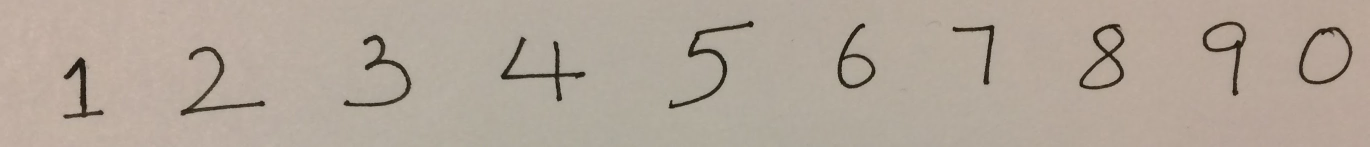
#> input picture images/image1.JPG, 2739 x 294 px, found by its file name (shown at 1/2 size); its folder holds only this picture in this run
$ python ec.py   (older library calls are emulated)
#> lines starting #> are read from the running program, lines starting #| are printed output that depends on the picture; after the words box and inside, x2 and y2 are one past the last pixel; in counts of white or black regions, pixels touching at a corner belong together
### python/init_convnet.py
import numpy as np

def init_convnet(layers):
    h = layers[0]['height']
    w = layers[0]['width']
    c = layers[0]['channel']

    params = [None] * (len(layers) - 1)

    for i in range(1, len(layers)):
        layer_type = layers[i]['type']

        if layer_type == 'CONV':
            scale = np.sqrt(3 / (h * w * c))
            params[i-1] = {
                'w': 2 * scale * np.random.rand(layers[i]['k']*layers[i]['k']*c//layers[i]['group'], layers[i]['num']) - scale,
                'b': np.zeros((1, layers[i]['num']))
            }
            h = (h + 2*layers[i]['pad'] - layers[i]['k']) // layers[i]['stride'] + 1
            w = (w + 2*layers[i]['pad'] - layers[i]['k']) // layers[i]['stride'] + 1
            c = layers[i]['num']

        elif layer_type == 'POOLING':
            h = (h - layers[i]['k']) // layers[i]['stride'] + 1
            w = (w - layers[i]['k']) // layers[i]['stride'] + 1
            params[i-1] = {'w': np.zeros((0,0)), 'b': np.zeros((0,0))}

        elif layer_type == 'IP':
            scale = np.sqrt(3 / (h * w * c))
            if layers[i]['init_type'] == 'gaussian':
                params[i-1] = {
                    'w': scale * np.random.randn(h*w*c, layers[i]['num']),
                    'b': np.zeros((1, layers[i]['num']))
                }
            elif layers[i]['init_type'] == 'uniform':
                params[i-1] = {
                    'w': 2 * scale * np.random.rand(h*w*c, layers[i]['num']) - scale,
                    'b': np.zeros((1, layers[i]['num']))
                }
            h, w, c = 1, 1, layers[i]['num']

        elif layer_type in ['RELU', 'ELU']:
            params[i-1] = {'w': np.zeros((0,0)), 'b': np.zeros((0,0))}

        elif layer_type == 'LOSS':
            scale = np.sqrt(3 / (h * w * c))
            params[i-1] = {
                'w': (2 * scale * np.random.rand(h*w*c, layers[i]['num'] - 1) - scale).T,
                'b': np.zeros((1, layers[i]['num'] - 1)).T
            }
            h, w, c = 1, 1, layers[i]['num']

    return params

### python/utils.py
import numpy as np
import copy

# [128 lines left out: functions col2im_conv, im2col_conv, im2col_conv_batch, sgd_momentum, get_lr, not called in this run]

def get_lenet(batch_size=100):
    layers = []

    # Layer 1: DATA
    layers.append({
        'type': 'DATA',
        'height': 28,
        'width': 28,
        'channel': 1,
        'batch_size': batch_size
    })

    # Layer 2: CONV
    layers.append({
        'type': 'CONV',
        'num': 20,
        'k': 5,
        'stride': 1,
        'pad': 0,
        'group': 1
    })

    # Layer 3: RELU
    layers.append({
        'type': 'RELU'
    })

    # Layer 4: POOLING
    layers.append({
        'type': 'POOLING',
        'k': 2,
        'stride': 2,
        'pad': 0
    })

    # Layer 5: CONV
    layers.append({
        'type': 'CONV',
        'k': 5,
        'stride': 1,
        'pad': 0,
        'group': 1,
        'num': 50
    })

    # Layer 6: RELU
    layers.append({
        'type': 'RELU'
    })

    # Layer 7: POOLING
    layers.append({
        'type': 'POOLING',
        'k': 2,
        'stride': 2,
        'pad': 0
    })

    # Layer 8: IP
    layers.append({
        'type': 'IP',
        'num': 500,
        'init_type': 'uniform'
    })

    # Layer 9: RELU
    layers.append({
        'type': 'RELU'
    })

    # Layer 10: LOSS
    layers.append({
        'type': 'LOSS',
        'num': 10
    })

    return layers

### python/ec.py
import numpy as np
from utils import get_lenet
from scipy.io import loadmat
from conv_net import convnet_forward
from init_convnet import init_convnet
import cv2
import matplotlib.pyplot as plt

image1correct = [5, 9, 6, 8, 7, 0, 3, 4, 2, 1]
image2correct = [9, 6, 7, 3, 8, 0, 5, 4, 2, 1]
image3correct= [2, 0, 6, 6, 6]
image4correct = [2, 1, 0, 4, 1, 4, 5, 7, 9, 9, 6, 0, 0, 1, 5, 3, 9, 4, 9, 7, 6, 6, 0, 1, 5, 4, 4, 0, 9, 7, 1, 3, 4, 2, 1, 2, 1, 3, 7, 7, 2, 1, 2, 3, 1, 5, 4, 7, 4, 4]

total = 0
totalI = 0
for i in range(4):
    thresh= 127
    if (i+1) != 3:
        img = cv2.imread('../images/image%d.jpg' % (i+1))
#> img is the input picture: shape (294, 2739, 3); mean B, G, R 154, 166.4, 178.5
    else:
        img = cv2.imread('../images/image%d.png' % (i+1))
    if i+1 == 3:
        thresh = 0
    imggr = cv2.cvtColor(img, cv2.COLOR_BGR2GRAY)
    ret2, img4cnn = cv2.threshold(imggr, 127, 255, cv2.THRESH_BINARY_INV)
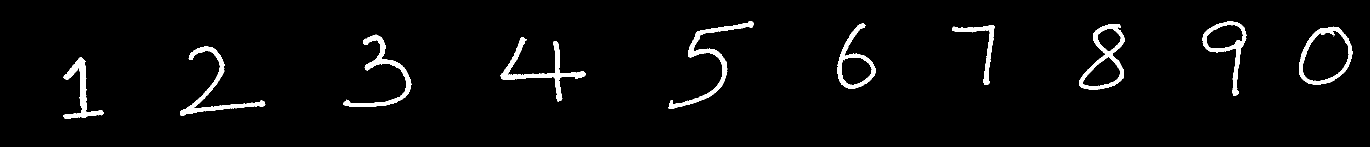
#> img4cnn: shape (294, 2739) (shown at 1/2 size); 3.4% white; 11 white regions (1 under 20 px), largest, box (x1, y1, x2, y2) and area: (1337, 42, 1508, 218) 3417, (1001, 74, 1172, 204) 3252, (361, 93, 531, 231) 3078
    ret, imgth = cv2.threshold(imggr, 127, 255, cv2.THRESH_BINARY_INV | cv2.THRESH_OTSU)
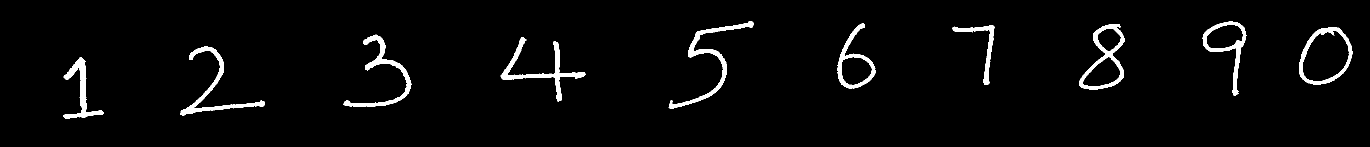
#> imgth: shape (294, 2739) (shown at 1/2 size); 3.2% white; 10 white regions, largest, box (x1, y1, x2, y2) and area: (1337, 42, 1508, 217) 3214, (1001, 74, 1171, 203) 3040, (361, 93, 530, 231) 2926
#> ret = 111
    kernel = np.ones((3, 3), np.uint8)

    if i+1 == 4:
        imgth = cv2.dilate(imgth, kernel, iterations=1)

    if i+1 == 3:
        imgth = cv2.erode(imgth, kernel, iterations=1)
    output = cv2.connectedComponentsWithStats(imgth, 4, cv2.CV_32S)
    (numLabels, labels, stats, centroids) = output
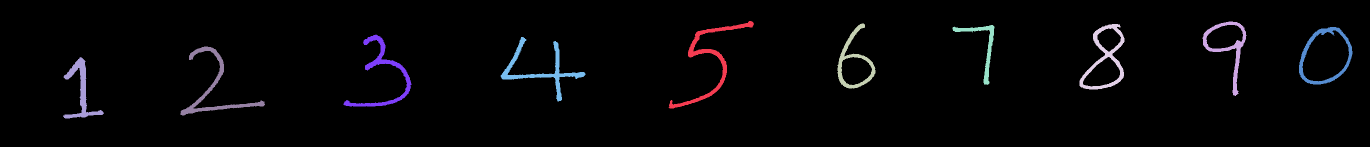
#> labels: shape (294, 2739) int32 (shown at 1/2 size); 11 distinct labels, from 0 to 10; one colour per label, 0 black
#> numLabels = 11; stats = [[0, 0, 2739, 294, 779426], [1337, 42, 171, 175, 3214], [2405, 43, 88, 149, 2388], [1675, 47, 76, 130, 2188], [2159, 48, 90, 131, 2863], [1905, 50, 84, 120, 1580], [2598, 54, 107, 115, 2402], [687, 69, 136, 144, 2901], [1001, 74, 170, 129, 3040], [361, 93, 169, 138, 2926], [126, 114, 82, 123, 2338]]; centroids = [[1366.8, 147], [1419.4, 119.5], [2456.8, 97.62], [1707.3, 122.3], [2210.6, 115.2], [1964.6, 91.64], [2648.8, 110], [765.1, 147.4], [1081.5, 138.8], [427.5, 175.2], [161.6, 179]]
    newImage = img.copy()

    all_preds = []

    for x in range(1, numLabels):
        left = stats[x, cv2.CC_STAT_LEFT]
        top = stats[x, cv2.CC_STAT_TOP]
        w = stats[x, cv2.CC_STAT_WIDTH]
        h = stats[x, cv2.CC_STAT_HEIGHT]
        cv2.rectangle(newImage, (left, top), (left + w, top + h), (0, 0, 255), 5)
#> this loop made 10 passes
#> (left, top, w, h) on passes 1 to 10: (1337, 42, 171, 175), (2405, 43, 88, 149), (1675, 47, 76, 130), (2159, 48, 90, 131), (1905, 50, 84, 120), (2598, 54, 107, 115), (687, 69, 136, 144), (1001, 74, 170, 129), (361, 93, 169, 138), (126, 114, 82, 123)
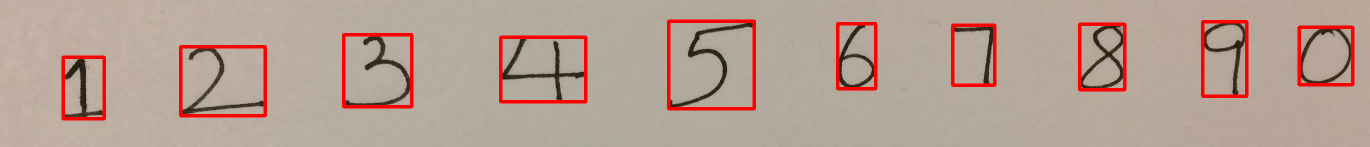
#> newImage: shape (294, 2739, 3) (shown at 1/2 size); 4.37% of pixels changed, all inside (x1, y1, x2, y2) = (123, 39, 2709, 241)


    plt.imshow(cv2.cvtColor(newImage, cv2.COLOR_BGR2RGB))
    plt.title(f'Image {i+1} Bounding Boxes')

    if i+1 == 1:
        imageValid = image1correct
    elif i + 1 == 2:
        imageValid = image2correct
    elif i + 1 == 3:
        imageValid = image3correct
    elif i + 1 == 4:
        imageValid = image4correct

    input_data = np.zeros((28*28, numLabels-1))
    totalI += numLabels - 1
#> totalI = 10
    network_layer = get_lenet(numLabels-1)
#> network_layer = 10 items
    network_param = init_convnet(network_layer)
#> in init_convnet, `h = layers[0]['height']`: h = 28
#> in init_convnet, `c = layers[0]['channel']`: c = 1
#> in init_convnet, `params = [None] * (len(layers) - 1)`: params = 9 items
#> the loop in init_convnet, `for i in range(1, len(layers)):` made 9 passes
#> (layer_type, scale, h, w, c) on passes 1, 4, 7, 9: ('CONV', 0.0619, 24, 24, 20), ('CONV', 0.0323, 8, 8, 50), ('IP', 0.0612, 1, 1, 500), ('LOSS', 0.0775, 1, 1, 10)
#> (layer_type, h, w) on passes 3, 6: ('POOLING', 12, 12), ('POOLING', 4, 4)
#> network_param = 9 items
#> (the run stopped early here; a loop or call above may not have finished)
